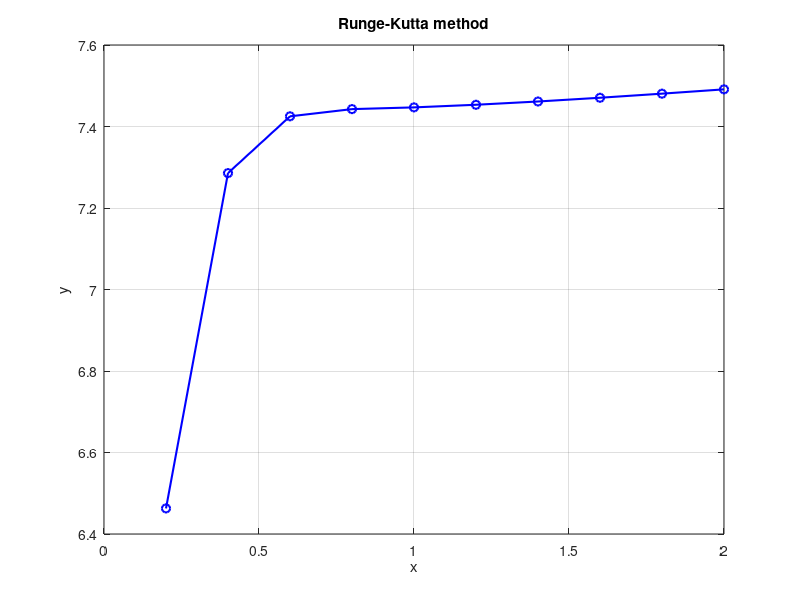

MATLAB code for this plot:
clc; clear all

% Runge-Kutta method
% Differential equation dy/dx = (x+2*y)*cos(y)
% Conditions: 0<=x<=2; y(0) = 5; Step size, h=0.2

F = @(x,y) (x+2*y)*cos(y);
h = 0.2;
x0 = 0;
y0 = 5;
xn = 2;
N = length(x0:h:xn);
for j=1:N-1
    k1 = h*F(x0,y0);
    k2 = h*F(x0+0.5*h,y0+0.5*k1);
    k3 = h*F(x0+0.5*h,y0+0.5*k2);
    k4 = h*F(x0+h,y0+k3);
    y(j) = y0+(1/6)*(k1+2*k2+2*k3+k4);
    x0 = x0+h;
    y0 = y(j);
end
x = 0.2:h:xn;
plot(x,y,'o-b','LineWidth',1.5);
xlabel('x');
ylabel('y');
title('Runge-Kutta method')
grid on
fprintf('The final solution for x = 2 is: %.5f\n', y(j));